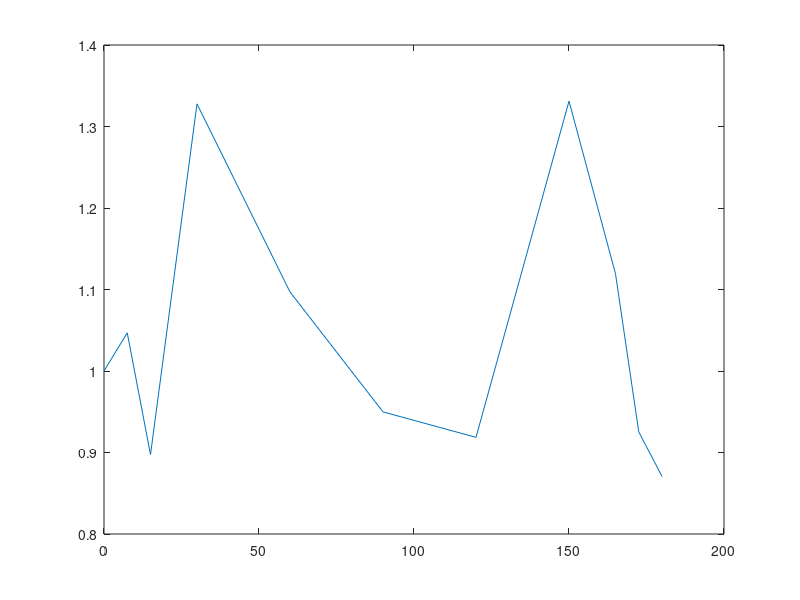

The MATLAB script that drew this image:
% % nikki original belle
% a = [
% 0.0247, 0.0295, 0.0243, 0.0104, 0.0197, 0.0359, 0.0329, 0.0292, 0.0258, 0.0256, 0.0263;
% 0.0227, 0.0149, 0.0189, 0.0210, 0.0350, 0.0351, 0.0281, 0.0219, 0.0225, 0.0314, 0.0312;
% 0.0211, 0.0155, 0.0228, 0.0259, 0.0348, 0.0282, 0.0323, 0.0350, 0.0272, 0.0283, 0.0201;
% 0.0101, 0.0237, 0.0261, 0.0239, 0.0265, 0.0434, 0.0385, 0.0366, 0.0348, 0.0308, 0.0271;
% 0.0199, 0.0157, 0.0195, 0.0172, 0.0259, 0.0333, 0.0261, 0.0210, 0.0264, 0.0274, 0.0257;
% ];


% aakansha original belle
% a = [
% 0.0184, 0.0168, 0.0186, 0.0197, 0.0199, 0.0179, 0.0183, 0.0170, 0.0110, 0.0076, 0.0138;
% 0.0184, 0.0148, 0.0144, 0.0212, 0.0171, 0.0233, 0.0182, 0.0108, 0.0096, 0.0162, 0.0126;
% 0.0105, 0.0098, 0.0132, 0.0113, 0.0190, 0.0196, 0.0153, 0.0181, 0.0118, 0.0116, 0.0140;
% 0.0129, 0.0154, 0.0140, 0.0125, 0.0172, 0.0187, 0.0149, 0.0119, 0.0154, 0.0105, 0.0088;
% ];


% nikki 35
% a = [
% 0.0282, 0.0389, 0.0179, 0.0365, 0.0435, 0.0376, 0.0326, 0.0424, 0.0365, 0.0418, 0.0246;
% 0.0347, 0.0257, 0.0396, 0.0351, 0.0543, 0.0503, 0.0368, 0.0382, 0.0355, 0.0466, 0.0260;
% 0.0276, 0.0336, 0.0297, 0.0337, 0.0398, 0.0434, 0.0291, 0.0324, 0.0289, 0.0424, 0.0393;
% 0.0289, 0.0328, 0.0453, 0.0375, 0.0301, 0.0434, 0.0448, 0.0348, 0.0296, 0.0361, 0.0278;
% 0.0322, 0.0349, 0.0292, 0.0383, 0.0393, 0.0438, 0.0361, 0.0313, 0.0297, 0.0196, 0.0330;
% ];


% nikki 35
% a = [
% 0.0282, 0.0389, 0.0179, 0.0365, 0.0435, 0.0376, 0.0326, 0.0424, 0.0365, 0.0418, 0.0246;
% 0.0347, 0.0257, 0.0396, 0.0351, 0.0543, 0.0503, 0.0368, 0.0382, 0.0355, 0.0466, 0.0260;
% 0.0276, 0.0336, 0.0297, 0.0337, 0.0398, 0.0434, 0.0291, 0.0324, 0.0289, 0.0424, 0.0393;
% 0.0289, 0.0328, 0.0453, 0.0375, 0.0301, 0.0434, 0.0448, 0.0348, 0.0296, 0.0361, 0.0278
% ];

% aakansha 35
% a = [
% 0.0273, 0.0296, 0.0272, 0.0260, 0.0303, 0.0319, 0.0280, 0.0280, 0.0202, 0.0297, 0.0173;    
% 0.0268, 0.0239, 0.0242, 0.0245, 0.0348, 0.0326, 0.0301, 0.0227, 0.0137, 0.0170, 0.0318;
% 0.0282, 0.0346, 0.0285, 0.0266, 0.0365, 0.0318, 0.0302, 0.0199, 0.0266, 0.0201, 0.0156;
% 0.0181, 0.0147, 0.0194, 0.0252, 0.0188, 0.0264, 0.0242, 0.0205, 0.0116, 0.0185, 0.0100;
% 0.0143, 0.0106, 0.0201, 0.0197, 0.0276, 0.0332, 0.0269, 0.0121, 0.0266, 0.0329, 0.0154;
% ]

% liz 35
% a = [
% 0.0275, 0.0280, 0.0410, 0.0379, 0.0413, 0.0548, 0.0498, 0.0434, 0.0410, 0.0323, 0.0303;
% 0.0422, 0.0484, 0.0409, 0.0417, 0.0470, 0.0547, 0.0402, 0.0435, 0.0380, 0.0279, 0.0405;
% 0.0461, 0.0376, 0.0366, 0.0346, 0.0532, 0.0488, 0.0484, 0.0329, 0.0375, 0.0309, 0.0403;
% ]

%nikki 15
a = [
0.0315, 0.0399, 0.0547, 0.0566, 0.0524, 0.0278, 0.0350, 0.0817, 0.0310, 0.0307, 0.0290;
0.0582, 0.0540, 0.0258, 0.0625, 0.0460, 0.0574, 0.0474, 0.0377, 0.0694, 0.0523, 0.0491;
]


nom = size(a);
% for i=1:nom(1)
%     a(i,:) = a(i,:)/a(i,1);
% end

var(a,1)
a = mean(a,1);

b = [0    7.5000   15.0000   30.0000   60.0000   90.0000  120.0000  150.0000  165.0000  172.5000  180.0000];

figure
plot(b, a/a(1))


a/a(1)
